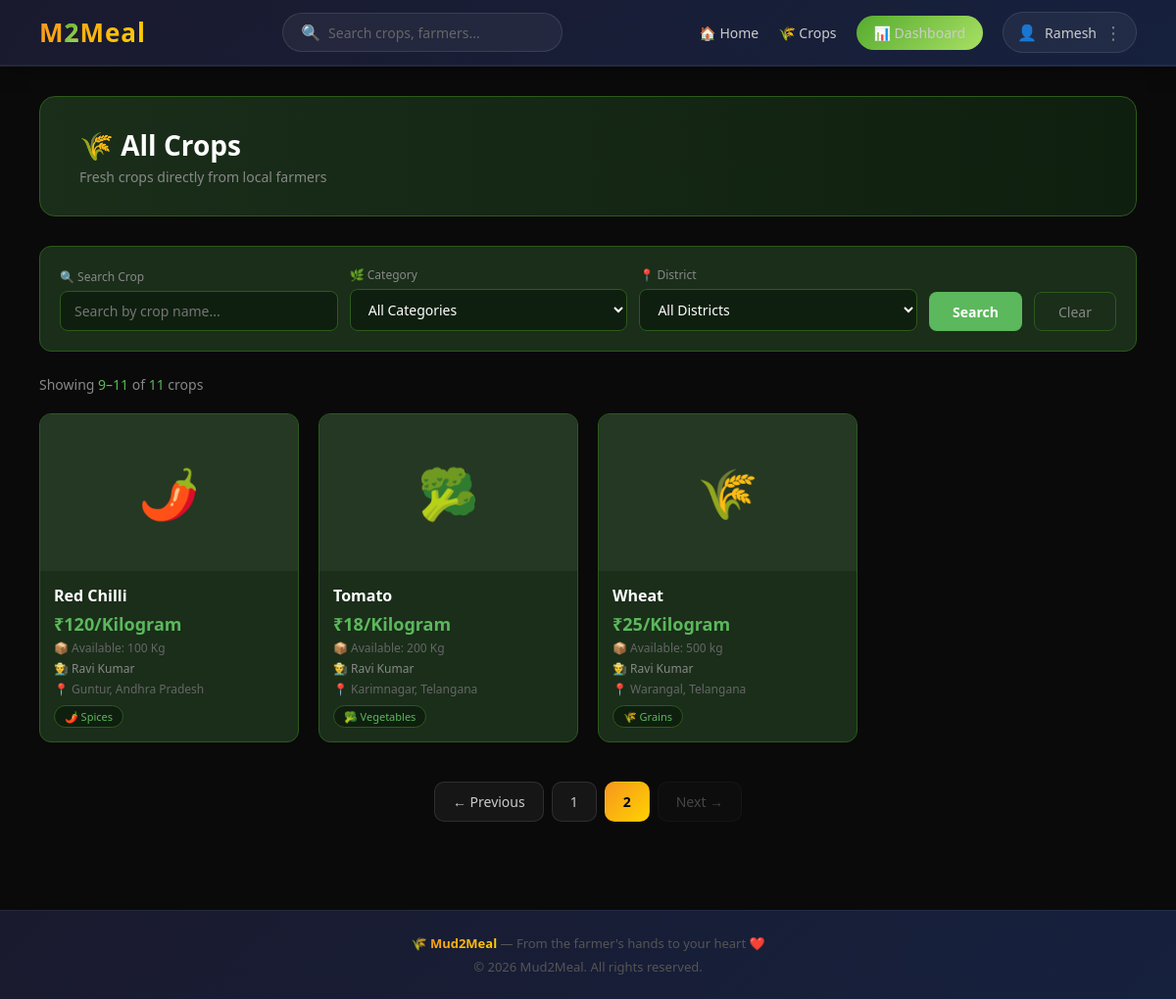
Screenshot of /crops/?page=2 (signed in) with the database file from the repository.
### market/models.py (models this page shows, shortened)
class Crop(models.Model):
    UNIT_CHOICES = [
        ('kg',      'Kilogram'),
        ('quintal', 'Quintal'),
        ('ton',     'Ton'),
        ('dozen',   'Dozen'),
        ('piece',   'Piece'),
    ]
    STATUS_CHOICES = [
        ('available',   'Available'),
        ('sold',        'Sold'),
        ('unavailable', 'Unavailable'),
    ]
    farmer      = models.ForeignKey(FarmerProfile, on_delete=models.CASCADE, related_name='crops')
    category    = models.ForeignKey(Category, on_delete=models.SET_NULL, null=True, related_name='crops')
    name        = models.CharField(max_length=200)
    description = models.TextField(blank=True)
    price       = models.CharField(max_length=100)
    unit        = models.CharField(max_length=20, choices=UNIT_CHOICES, default='kg')
    quantity    = models.CharField(max_length=100, blank=True)
    location    = models.CharField(max_length=200, blank=True)
    district    = models.CharField(max_length=100, blank=True)
    state       = models.CharField(max_length=100, blank=True)
    photo       = models.ImageField(upload_to='crops/', blank=True, null=True)
    status      = models.CharField(max_length=20, choices=STATUS_CHOICES, default='available')
    is_featured = models.BooleanField(default=False)
    created_at  = models.DateTimeField(auto_now_add=True)
    class Meta:
        ordering = ['-created_at']

class Category(models.Model):
    name = models.CharField(max_length=100)
    icon = models.CharField(max_length=10, blank=True)
    class Meta:
        ordering            = ['name']
        verbose_name_plural = 'Categories'

class FarmerProfile(models.Model):
    user        = models.OneToOneField(User, on_delete=models.CASCADE, related_name='farmer')
    phone       = models.CharField(max_length=15, blank=True)
    address     = models.TextField(blank=True)
    district    = models.CharField(max_length=100, blank=True)
    state       = models.CharField(max_length=100, blank=True)
    photo       = models.ImageField(upload_to='farmers/', blank=True, null=True)
    bio         = models.TextField(blank=True)
    farm_id     = models.CharField(max_length=100, blank=True)
    specialty   = models.CharField(max_length=200, blank=True)
    is_verified = models.BooleanField(default=False)

### market/views.py (the view)
# urls.py: path('crops/',            views.crop_list,        name='crop_list'),
def crop_list(request):
    query    = request.GET.get('q', '').strip()
    category = request.GET.get('category', '')
    district = request.GET.get('district', '')
    crops = Crop.objects.filter(status='available')
    if query:
        crops = crops.filter(name__icontains=query)
    if category:
        crops = crops.filter(category__id=category)
    if district:
        crops = crops.filter(district__icontains=district)
    paginator = Paginator(crops, 8)
    page      = request.GET.get('page', 1)
    crops     = paginator.get_page(page)
    categories = Category.objects.all()
    raw_districts = Crop.objects.filter(status='available').values_list('district', flat=True)
    districts = sorted(set(d.strip() for d in raw_districts if d.strip()))
    return render(request, 'market/crop_list.html', {
        'crops'     : crops,
        'categories': categories,
        'districts' : districts,
        'query'     : query,
        'category'  : category,
        'district'  : district,
    })

### market/context_processors.py (called while the page is built)
def user_role(request):
    is_farmer = False
    is_buyer  = False
    if request.user.is_authenticated:
        try:
            request.user.farmer
            is_farmer = True
        except:
            pass
        try:
            request.user.buyer
            is_buyer = True
        except:
            pass
    return {
        'is_farmer': is_farmer,
        'is_buyer' : is_buyer,
    }

### market/templates/market/crop_list.html (shortened to what this page needs)
{% extends "market/base.html" %}
{% block content %}
<div class="page-header">
    <div>
        <h1>🌾 All Crops</h1>
        <p>Fresh crops directly from local farmers</p>
    </div>
</div>
<form method="GET">
    <div class="filter-wrap">
        <div class="filter-group">
            <label>🔍 Search Crop</label>
            <input type="text" name="q"
                   value="{{ query }}"
                   placeholder="Search by crop name...">
        </div>
        <div class="filter-group">
            <label>🌿 Category</label>
            <select name="category">
                <option value="">All Categories</option>
            </select>
        </div>
        <div class="filter-group">
            <label>📍 District</label>
            <select name="district">
                <option value="">All Districts</option>
            </select>
        </div>
        <button type="submit" class="btn-search">
            Search
        </button>
        <a href="/crops/" class="btn-clear">Clear</a>
    </div>
</form>
<div class="results-info">
    Showing <span>{{ crops.start_index }}–{{ crops.end_index }}</span>
    of <span>{{ crops.paginator.count }}</span> crops
</div>
<div class="crop-grid">
    {% for crop in crops %}
    <a href="/crop/{{ crop.id }}/" class="crop-card">
       {% if crop.photo %}
            <img src="{{ crop.photo.url }}" alt="{{ crop.name }}">
        {% else %}
            <div class="crop-card-placeholder">
                {% if crop.category %}
                    {{ crop.category.icon }}
                {% else %}
                    🌾
                {% endif %}
            </div>
        {% endif %}
        <div class="crop-card-body">
            <h3>{{ crop.name }}</h3>
            <div class="crop-price">
                ₹{{ crop.price }}/{{ crop.get_unit_display }}
            </div>
            {% if crop.quantity %}
            <div class="crop-quantity">
                📦 Available: {{ crop.quantity }}
            </div>
            {% endif %}
            <div class="crop-farmer">
                👨‍🌾 {{ crop.farmer.user.get_full_name }}
            </div>
            <div class="crop-location">
                📍 {{ crop.district }}, {{ crop.state }}
            </div>
            {% if crop.category %}
            <span class="crop-category">
                {{ crop.category.icon }} {{ crop.category.name }}
            </span>
            {% endif %}
        </div>
    </a>
    {% empty %}
    <div class="no-results">
        <div class="icon">🌾</div>
        <h3>No crops found</h3>
        <p>Try different search terms or filters</p>
    </div>
    {% endfor %}
</div>
{% if crops.has_other_pages %}
<div class="pagination">
    {% if crops.has_previous %}
    <a href="?page={{ crops.previous_page_number }}{% if query %}&q={{ query }}{% endif %}{% if category %}&category={{ category }}{% endif %}{% if district %}&district={{ district }}{% endif %}" class="page-btn">← Previous</a>
    {% else %}
    <span class="page-btn disabled">← Previous</span>
    {% endif %}
    {% for num in crops.paginator.page_range %}
        {% if crops.number == num %}
        <span class="page-btn active">{{ num }}</span>
        {% elif num > crops.number|add:'-3' and num < crops.number|add:'3' %}
        <a href="?page={{ num }}{% if query %}&q={{ query }}{% endif %}{% if category %}&category={{ category }}{% endif %}{% if district %}&district={{ district }}{% endif %}" class="page-btn">{{ num }}</a>
        {% endif %}
    {% endfor %}
    {% if crops.has_next %}
    <a href="?page={{ crops.next_page_number }}{% if query %}&q={{ query }}{% endif %}{% if category %}&category={{ category }}{% endif %}{% if district %}&district={{ district }}{% endif %}" class="page-btn">Next →</a>
    {% else %}
    <span class="page-btn disabled">Next →</span>
    {% endif %}
</div>
{% endif %}
{% endblock %}

### market/templates/market/base.html (shortened to what this page needs)
<!DOCTYPE html>
<html lang="en">
<head>
</head>
<body>
<nav class="navbar">
    <a href="/home/" class="logo">M<span>2</span>Meal</a>
    <div class="search-bar">
        <span>🔍</span>
        <input type="text"
               placeholder="Search crops, farmers..."
               onkeydown="if(event.key==='Enter') window.location='/crops/?q='+this.value">
    </div>
    <ul class="nav-links">
        <li><a href="/home/">🏠 Home</a></li>
        <li><a href="/crops/">🌾 Crops</a></li>
        {% if user.is_authenticated %}
            <li>
                <a href="/dashboard/" class="btn-dashboard">
                    📊 Dashboard
                </a>
            </li>
            <li class="profile-menu">
                <button class="profile-btn" onclick="toggleMenu()">
                    <span class="profile-icon">👤</span>
                    <span class="profile-name">{{ user.first_name }}</span>
                    <span class="dots">⋮</span>
                </button>
            </li>
        {% else %}
            <li><a href="/login/" class="btn-login">Login</a></li>
            <li><a href="/register/" class="btn-register">
                Join as Farmer/Buyer
            </a></li>
        {% endif %}
    </ul>
</nav>
<div class="main">
    {% block content %}{% endblock %}
</div>
<footer class="footer">
    <p>🌾 <span class="highlight">Mud2Meal</span> — From the farmer's hands to your heart ❤️</p>
    <p style="margin-top:6px;">© 2026 Mud2Meal. All rights reserved.</p>
</footer>
</body>
</html>

### market/templates/market/base.html (style rules this page uses)
* { margin: 0; padding: 0; box-sizing: border-box; font-family: 'Segoe UI', sans-serif; }
body { background: #0a0a0a; color: #e0e0e0; }
.navbar { background: linear-gradient(135deg, #1a1a2e, #16213e); padding: 0 40px; height: 68px; display: flex; align-items: center; justify-content: space-between; position: sticky; top: 0; z-index: 100; border-bottom: 2px solid rgba(255,255,255,0.05); box-shadow: 0 4px 20px rgba(0,0,0,0.3); }
.logo { font-size: 26px; font-weight: 900; text-decoration: none; background: linear-gradient(135deg, #f7971e, #ffd200); -webkit-background-clip: text; background-clip: text; -webkit-text-fill-color: transparent; letter-spacing: 1px; }
.logo span { background: linear-gradient(135deg, #56ab2f, #a8e063); -webkit-background-clip: text; background-clip: text; -webkit-text-fill-color: transparent; }
.search-bar { display: flex; align-items: center; background: rgba(255,255,255,0.05); border: 1px solid rgba(255,255,255,0.1); border-radius: 25px; padding: 8px 18px; gap: 8px; transition: border 0.2s; }
.search-bar input { background: none; border: none; outline: none; color: #fff; font-size: 14px; width: 220px; }
.search-bar input::placeholder { color: #666; }
.nav-links { display: flex; align-items: center; gap: 20px; list-style: none; }
.nav-links a { color: #ccc; text-decoration: none; font-size: 14px; font-weight: 500; transition: color 0.2s; }
.btn-dashboard { background: linear-gradient(135deg, #56ab2f, #a8e063); color: #000; padding: 8px 18px; border-radius: 25px; text-decoration: none; font-size: 13px; font-weight: bold; transition: opacity 0.2s; }
.main { padding: 30px 40px; max-width: 1400px; margin: 0 auto; }
.footer { background: linear-gradient(135deg, #1a1a2e, #16213e); text-align: center; padding: 24px; color: #555; font-size: 13px; border-top: 1px solid rgba(255,255,255,0.05); margin-top: 60px; }
.footer .highlight { background: linear-gradient(135deg, #f7971e, #ffd200); -webkit-background-clip: text; background-clip: text; -webkit-text-fill-color: transparent; font-weight: bold; }
.profile-menu { position: relative; }
.profile-btn { display: flex; align-items: center; gap: 8px; background: rgba(255,255,255,0.05); border: 1px solid rgba(255,255,255,0.1); border-radius: 25px; padding: 8px 14px; color: #ccc; font-size: 14px; cursor: pointer; transition: all 0.2s; }
.profile-icon { font-size: 16px; }
.profile-name { font-weight: 500; }
.dots { font-size: 18px; color: #888; }

### rows the page displays
Crop: category.icon "🌶️", name "Red Chilli", price "120", unit "Kilogram", quantity "100 Kg", farmer.user.get_full_name "Ravi Kumar", district "Guntur", state "Andhra Pradesh", category.name "Spices"
Crop: category.icon "🥦", name "Tomato", price "18", unit "Kilogram", quantity "200 Kg", farmer.user.get_full_name "Ravi Kumar", district "Karimnagar", state "Telangana", category.name "Vegetables"
Crop: category.icon "🌾", name "Wheat", price "25", unit "Kilogram", quantity "500 kg", farmer.user.get_full_name "Ravi Kumar", district "Warangal", state "Telangana", category.name "Grains"

### other values shown
{{ user.first_name }} "Ramesh"
{{ crops.start_index }} "9"
{{ crops.end_index }} "11"
{{ crops.paginator.count }} "11"
{{ num }} "1"
{{ num }} "2"
